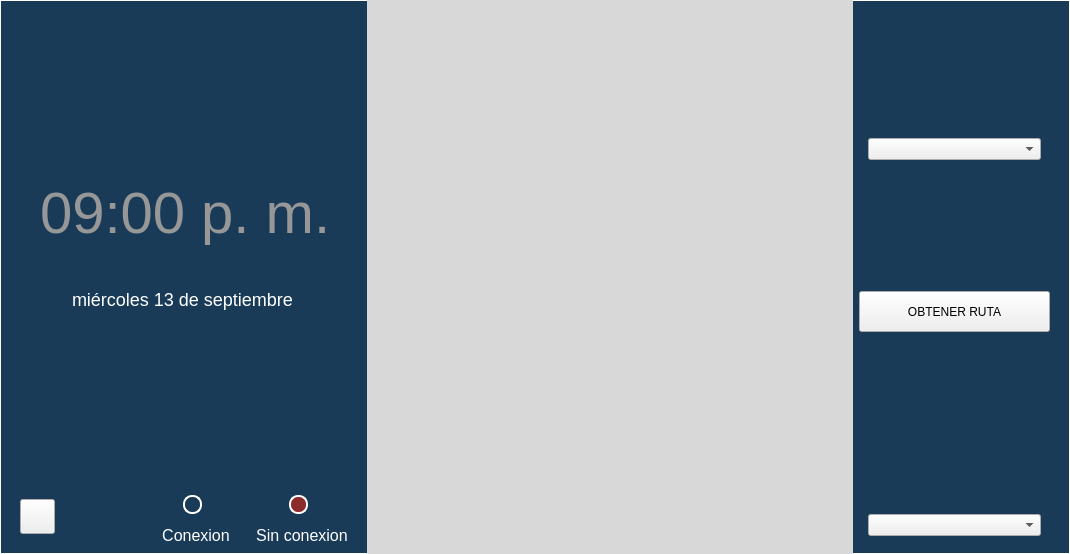
<?xml version="1.0" encoding="UTF-8"?>
<ui version="4.0">
 <class>Form</class>
 <widget class="QWidget" name="Form">
  <property name="geometry">
   <rect>
    <x>0</x>
    <y>0</y>
    <width>1070</width>
    <height>554</height>
   </rect>
  </property>
  <property name="minimumSize">
   <size>
    <width>940</width>
    <height>470</height>
   </size>
  </property>
  <property name="windowTitle">
   <string>RoniHernandez99/IoT_domotica</string>
  </property>
  <property name="windowIcon">
   <iconset>
    <normaloff>:/SISTEMA_CONTROL/IMAGENES/SISTEMA_CONTROL/RoniHernandez99_IoT_domotica_128px.ico</normaloff>
    <normalon>:/SISTEMA_CONTROL/IMAGENES/SISTEMA_CONTROL/RoniHernandez99_IoT_domotica_128px.ico</normalon>
    <disabledoff>:/SISTEMA_CONTROL/IMAGENES/SISTEMA_CONTROL/RoniHernandez99_IoT_domotica_128px.ico</disabledoff>
    <disabledon>:/SISTEMA_CONTROL/IMAGENES/SISTEMA_CONTROL/RoniHernandez99_IoT_domotica_128px.ico</disabledon>
    <activeoff>:/SISTEMA_CONTROL/IMAGENES/SISTEMA_CONTROL/RoniHernandez99_IoT_domotica_128px.ico</activeoff>
    <activeon>:/SISTEMA_CONTROL/IMAGENES/SISTEMA_CONTROL/RoniHernandez99_IoT_domotica_128px.ico</activeon>
    <selectedoff>:/SISTEMA_CONTROL/IMAGENES/SISTEMA_CONTROL/RoniHernandez99_IoT_domotica_128px.ico</selectedoff>
    <selectedon>:/SISTEMA_CONTROL/IMAGENES/SISTEMA_CONTROL/RoniHernandez99_IoT_domotica_128px.ico</selectedon>:/SISTEMA_CONTROL/IMAGENES/SISTEMA_CONTROL/RoniHernandez99_IoT_domotica_128px.ico</iconset>
  </property>
  <property name="styleSheet">
   <string notr="true">#Form{    
border:1px solid white;
background-color: #193b58;
padding:0px
}

</string>
  </property>
  <property name="locale">
   <locale language="Spanish" country="Mexico"/>
  </property>
  <layout class="QHBoxLayout" name="horizontalLayout_3">
   <property name="topMargin">
    <number>0</number>
   </property>
   <property name="bottomMargin">
    <number>0</number>
   </property>
   <item>
    <widget class="QWidget" name="widget" native="true">
     <property name="enabled">
      <bool>true</bool>
     </property>
     <property name="minimumSize">
      <size>
       <width>350</width>
       <height>420</height>
      </size>
     </property>
     <property name="maximumSize">
      <size>
       <width>300</width>
       <height>16777215</height>
      </size>
     </property>
     <layout class="QVBoxLayout" name="verticalLayout">
      <property name="rightMargin">
       <number>9</number>
      </property>
      <item>
       <widget class="QLabel" name="label_39">
        <property name="minimumSize">
         <size>
          <width>100</width>
          <height>10</height>
         </size>
        </property>
        <property name="text">
         <string/>
        </property>
       </widget>
      </item>
      <item>
       <widget class="QTimeEdit" name="timeEdit_tiempo">
        <property name="minimumSize">
         <size>
          <width>228</width>
          <height>94</height>
         </size>
        </property>
        <property name="maximumSize">
         <size>
          <width>600</width>
          <height>100</height>
         </size>
        </property>
        <property name="sizeIncrement">
         <size>
          <width>0</width>
          <height>0</height>
         </size>
        </property>
        <property name="baseSize">
         <size>
          <width>225</width>
          <height>90</height>
         </size>
        </property>
        <property name="font">
         <font>
          <family>LucidaGrande</family>
          <pointsize>-1</pointsize>
          <weight>50</weight>
          <italic>false</italic>
          <bold>false</bold>
         </font>
        </property>
        <property name="styleSheet">
         <string notr="true">QTimeEdit{ 
  opacity: 0.53;
  font-family: LucidaGrande;
  font-size: 58px;
   padding:0px;
  color: #979797;
  border: 1px solid  #193b58;
background-color: #193b58;
}

</string>
        </property>
        <property name="locale">
         <locale language="Spanish" country="Mexico"/>
        </property>
        <property name="wrapping">
         <bool>false</bool>
        </property>
        <property name="alignment">
         <set>Qt::AlignCenter</set>
        </property>
        <property name="readOnly">
         <bool>true</bool>
        </property>
        <property name="buttonSymbols">
         <enum>QAbstractSpinBox::NoButtons</enum>
        </property>
        <property name="accelerated">
         <bool>false</bool>
        </property>
        <property name="correctionMode">
         <enum>QAbstractSpinBox::CorrectToPreviousValue</enum>
        </property>
        <property name="keyboardTracking">
         <bool>true</bool>
        </property>
        <property name="showGroupSeparator" stdset="0">
         <bool>false</bool>
        </property>
        <property name="dateTime">
         <datetime>
          <hour>21</hour>
          <minute>0</minute>
          <second>0</second>
          <year>2000</year>
          <month>1</month>
          <day>1</day>
         </datetime>
        </property>
        <property name="currentSection">
         <enum>QDateTimeEdit::HourSection</enum>
        </property>
        <property name="displayFormat">
         <string>hh:mm a</string>
        </property>
        <property name="calendarPopup">
         <bool>false</bool>
        </property>
        <property name="time">
         <time>
          <hour>21</hour>
          <minute>0</minute>
          <second>0</second>
         </time>
        </property>
       </widget>
      </item>
      <item>
       <widget class="QDateEdit" name="dateEdit_fecha">
        <property name="minimumSize">
         <size>
          <width>200</width>
          <height>40</height>
         </size>
        </property>
        <property name="maximumSize">
         <size>
          <width>600</width>
          <height>60</height>
         </size>
        </property>
        <property name="sizeIncrement">
         <size>
          <width>0</width>
          <height>0</height>
         </size>
        </property>
        <property name="baseSize">
         <size>
          <width>200</width>
          <height>40</height>
         </size>
        </property>
        <property name="font">
         <font>
          <family>LucidaGrande</family>
          <pointsize>-1</pointsize>
          <weight>50</weight>
          <italic>false</italic>
          <bold>false</bold>
         </font>
        </property>
        <property name="styleSheet">
         <string notr="true">  font-family: LucidaGrande;
  font-size: 18px;
  font-weight: normal;
  font-stretch: normal;
  font-style: normal;
  line-height: normal;
  letter-spacing: normal;
  color: #ffffff;
  border: 1px solid  #193b58; 
background-color: #193b58;
 /*font-weight: bold;*/</string>
        </property>
        <property name="locale">
         <locale language="Spanish" country="Mexico"/>
        </property>
        <property name="alignment">
         <set>Qt::AlignCenter</set>
        </property>
        <property name="readOnly">
         <bool>true</bool>
        </property>
        <property name="buttonSymbols">
         <enum>QAbstractSpinBox::NoButtons</enum>
        </property>
        <property name="showGroupSeparator" stdset="0">
         <bool>false</bool>
        </property>
        <property name="dateTime">
         <datetime>
          <hour>0</hour>
          <minute>0</minute>
          <second>0</second>
          <year>2000</year>
          <month>9</month>
          <day>13</day>
         </datetime>
        </property>
        <property name="displayFormat">
         <string>dddd dd 'de' MMMM </string>
        </property>
        <property name="calendarPopup">
         <bool>false</bool>
        </property>
       </widget>
      </item>
      <item>
       <widget class="QLabel" name="label_41">
        <property name="minimumSize">
         <size>
          <width>100</width>
          <height>10</height>
         </size>
        </property>
        <property name="text">
         <string/>
        </property>
       </widget>
      </item>
      <item>
       <layout class="QHBoxLayout" name="horizontalLayout_14">
        <item>
         <widget class="QPushButton" name="btn_info">
          <property name="minimumSize">
           <size>
            <width>25</width>
            <height>25</height>
           </size>
          </property>
          <property name="maximumSize">
           <size>
            <width>35</width>
            <height>35</height>
           </size>
          </property>
          <property name="sizeIncrement">
           <size>
            <width>0</width>
            <height>0</height>
           </size>
          </property>
          <property name="baseSize">
           <size>
            <width>25</width>
            <height>25</height>
           </size>
          </property>
          <property name="styleSheet">
           <string notr="true">QPushButton {
border-image:url(:/iconos_estandar/multimedia/imagenes/estandar/info_off.png);
 }

QPushButton:hover {
border-image:url(:/iconos_estandar/multimedia/imagenes/estandar/info_on.png);;
}

QPushButton:pressed {
border-image:url(:/iconos_estandar/multimedia/imagenes/estandar/info_off.png);
}</string>
          </property>
          <property name="text">
           <string/>
          </property>
         </widget>
        </item>
        <item>
         <widget class="QLabel" name="label_18">
          <property name="text">
           <string/>
          </property>
         </widget>
        </item>
        <item>
         <layout class="QVBoxLayout" name="verticalLayout_5">
          <item alignment="Qt::AlignHCenter">
           <widget class="QRadioButton" name="rb_controlManual">
            <property name="minimumSize">
             <size>
              <width>20</width>
              <height>20</height>
             </size>
            </property>
            <property name="maximumSize">
             <size>
              <width>30</width>
              <height>30</height>
             </size>
            </property>
            <property name="sizeIncrement">
             <size>
              <width>0</width>
              <height>0</height>
             </size>
            </property>
            <property name="baseSize">
             <size>
              <width>20</width>
              <height>20</height>
             </size>
            </property>
            <property name="font">
             <font>
              <pointsize>14</pointsize>
             </font>
            </property>
            <property name="styleSheet">
             <string notr="true">QRadioButton {

}

QRadioButton::indicator {
    width:                  15px;
    height:                 15px;
    border-radius:          9px;
}

QRadioButton::indicator:checked {
    background-color:        #8c2b2b; 
    border:                 2px solid white;
}

QRadioButton::indicator:unchecked {
    background-color:       #193b58;
    border:                 2px solid white;
}
</string>
            </property>
            <property name="text">
             <string/>
            </property>
           </widget>
          </item>
          <item>
           <widget class="QLabel" name="label_6">
            <property name="minimumSize">
             <size>
              <width>100</width>
              <height>20</height>
             </size>
            </property>
            <property name="maximumSize">
             <size>
              <width>70</width>
              <height>20</height>
             </size>
            </property>
            <property name="font">
             <font>
              <family>LucidaGrande</family>
              <pointsize>-1</pointsize>
              <weight>50</weight>
              <italic>false</italic>
              <bold>false</bold>
             </font>
            </property>
            <property name="styleSheet">
             <string notr="true">  font-family: LucidaGrande;
  font-size: 16px;
  font-weight: normal;
  font-stretch: normal;
  font-style: normal;
  line-height: normal;
  letter-spacing: normal;
  color: #ffffff;
  border: 1px solid  #193b58; 
background-color: #193b58;
 /*font-weight: bold;*/</string>
            </property>
            <property name="text">
             <string>Conexion</string>
            </property>
            <property name="alignment">
             <set>Qt::AlignCenter</set>
            </property>
           </widget>
          </item>
         </layout>
        </item>
        <item>
         <layout class="QVBoxLayout" name="verticalLayout_6">
          <item alignment="Qt::AlignHCenter">
           <widget class="QRadioButton" name="rb_controlAutomatico">
            <property name="minimumSize">
             <size>
              <width>20</width>
              <height>20</height>
             </size>
            </property>
            <property name="maximumSize">
             <size>
              <width>30</width>
              <height>30</height>
             </size>
            </property>
            <property name="sizeIncrement">
             <size>
              <width>0</width>
              <height>0</height>
             </size>
            </property>
            <property name="baseSize">
             <size>
              <width>20</width>
              <height>20</height>
             </size>
            </property>
            <property name="font">
             <font>
              <pointsize>14</pointsize>
             </font>
            </property>
            <property name="styleSheet">
             <string notr="true">QRadioButton {

}

QRadioButton::indicator {
    width:                  15px;
    height:                 15px;
    border-radius:          9px;
}

QRadioButton::indicator:checked {
    background-color:        #8c2b2b; 
    border:                 2px solid white;
}

QRadioButton::indicator:unchecked {
    background-color:       #193b58; ;
    border:                 2px solid white;
}
</string>
            </property>
            <property name="text">
             <string/>
            </property>
            <property name="checked">
             <bool>true</bool>
            </property>
           </widget>
          </item>
          <item>
           <widget class="QLabel" name="label_10">
            <property name="minimumSize">
             <size>
              <width>100</width>
              <height>20</height>
             </size>
            </property>
            <property name="maximumSize">
             <size>
              <width>70</width>
              <height>20</height>
             </size>
            </property>
            <property name="font">
             <font>
              <family>LucidaGrande</family>
              <pointsize>-1</pointsize>
              <weight>50</weight>
              <italic>false</italic>
              <bold>false</bold>
             </font>
            </property>
            <property name="styleSheet">
             <string notr="true">  font-family: LucidaGrande;
  font-size: 16px;
  font-weight: normal;
  font-stretch: normal;
  font-style: normal;
  line-height: normal;
  letter-spacing: normal;
  color: #ffffff;
  border: 1px solid  #193b58; 
background-color: #193b58;</string>
            </property>
            <property name="text">
             <string>Sin conexion</string>
            </property>
            <property name="alignment">
             <set>Qt::AlignCenter</set>
            </property>
           </widget>
          </item>
         </layout>
        </item>
       </layout>
      </item>
     </layout>
    </widget>
   </item>
   <item>
    <widget class="QWidget" name="widget_alarmasNotas" native="true">
     <property name="minimumSize">
      <size>
       <width>410</width>
       <height>410</height>
      </size>
     </property>
     <property name="styleSheet">
      <string notr="true">#widget_alarmasNotas{
margin:0px;
background-color:#d8d8d8;
padding: 50px 50px 50px 50px;
}</string>
     </property>
     <layout class="QVBoxLayout" name="verticalLayout_2">
      <property name="spacing">
       <number>0</number>
      </property>
      <property name="sizeConstraint">
       <enum>QLayout::SetMaximumSize</enum>
      </property>
      <property name="leftMargin">
       <number>26</number>
      </property>
      <property name="topMargin">
       <number>26</number>
      </property>
      <property name="rightMargin">
       <number>26</number>
      </property>
      <property name="bottomMargin">
       <number>26</number>
      </property>
      <item>
       <widget class="QStackedWidget" name="stack_notas">
        <property name="minimumSize">
         <size>
          <width>380</width>
          <height>160</height>
         </size>
        </property>
        <property name="maximumSize">
         <size>
          <width>16777215</width>
          <height>16777215</height>
         </size>
        </property>
        <property name="baseSize">
         <size>
          <width>380</width>
          <height>160</height>
         </size>
        </property>
        <property name="contextMenuPolicy">
         <enum>Qt::DefaultContextMenu</enum>
        </property>
        <property name="toolTipDuration">
         <number>0</number>
        </property>
        <property name="styleSheet">
         <string notr="true">QStackedWidget#stack_notas{
padding:0px;
background-color: #d8d8d8;
/*border-radius: 20%;*/
margin: 0px;
}


QWidget{
background-color: rgb(255, 255, 255);
margin:0px;
padding:0px;
background-color: #d8d8d8;
}


*{
background-color: #d8d8d8;
/*border-radius: 20%*/;
margin: 0px;
}





</string>
        </property>
        <property name="frameShape">
         <enum>QFrame::NoFrame</enum>
        </property>
        <property name="frameShadow">
         <enum>QFrame::Plain</enum>
        </property>
        <property name="currentIndex">
         <number>-1</number>
        </property>
       </widget>
      </item>
     </layout>
    </widget>
   </item>
   <item>
    <widget class="QWidget" name="widget_2" native="true">
     <property name="minimumSize">
      <size>
       <width>130</width>
       <height>0</height>
      </size>
     </property>
     <property name="maximumSize">
      <size>
       <width>200</width>
       <height>16777215</height>
      </size>
     </property>
     <layout class="QVBoxLayout" name="verticalLayout_4">
      <property name="leftMargin">
       <number>0</number>
      </property>
      <item>
       <widget class="QWidget" name="widget_3" native="true">
        <property name="minimumSize">
         <size>
          <width>100</width>
          <height>160</height>
         </size>
        </property>
        <property name="maximumSize">
         <size>
          <width>1000000</width>
          <height>1000000</height>
         </size>
        </property>
        <property name="baseSize">
         <size>
          <width>100</width>
          <height>160</height>
         </size>
        </property>
        <layout class="QVBoxLayout" name="verticalLayout_3">
         <item>
          <widget class="QLabel" name="bel_estadoFoco">
           <property name="minimumSize">
            <size>
             <width>70</width>
             <height>60</height>
            </size>
           </property>
           <property name="maximumSize">
            <size>
             <width>160</width>
             <height>150</height>
            </size>
           </property>
           <property name="sizeIncrement">
            <size>
             <width>0</width>
             <height>0</height>
            </size>
           </property>
           <property name="baseSize">
            <size>
             <width>60</width>
             <height>50</height>
            </size>
           </property>
           <property name="styleSheet">
            <string notr="true">image: url(:/estaciones_metro/multimedia/imagenes/estaciones_metro/todas/observatorio.png);</string>
           </property>
           <property name="text">
            <string/>
           </property>
          </widget>
         </item>
         <item>
          <layout class="QHBoxLayout" name="horizontalLayout_2">
           <item>
            <widget class="QComboBox" name="cmb_box_origen">
             <property name="sizePolicy">
              <sizepolicy hsizetype="Expanding" vsizetype="Fixed">
               <horstretch>0</horstretch>
               <verstretch>0</verstretch>
              </sizepolicy>
             </property>
            </widget>
           </item>
          </layout>
         </item>
        </layout>
       </widget>
      </item>
      <item>
       <widget class="QLabel" name="label">
        <property name="minimumSize">
         <size>
          <width>0</width>
          <height>110</height>
         </size>
        </property>
        <property name="text">
         <string/>
        </property>
       </widget>
      </item>
      <item>
       <widget class="QPushButton" name="btn_buscar">
        <property name="sizePolicy">
         <sizepolicy hsizetype="Preferred" vsizetype="Preferred">
          <horstretch>0</horstretch>
          <verstretch>0</verstretch>
         </sizepolicy>
        </property>
        <property name="text">
         <string>OBTENER RUTA</string>
        </property>
       </widget>
      </item>
      <item>
       <widget class="QLabel" name="label_2">
        <property name="text">
         <string/>
        </property>
       </widget>
      </item>
      <item>
       <widget class="QWidget" name="widget_5" native="true">
        <property name="minimumSize">
         <size>
          <width>100</width>
          <height>160</height>
         </size>
        </property>
        <property name="sizeIncrement">
         <size>
          <width>100</width>
          <height>160</height>
         </size>
        </property>
        <layout class="QVBoxLayout" name="verticalLayout_8">
         <item>
          <widget class="QLabel" name="bel_estadoVenti">
           <property name="minimumSize">
            <size>
             <width>63</width>
             <height>63</height>
            </size>
           </property>
           <property name="maximumSize">
            <size>
             <width>150</width>
             <height>150</height>
            </size>
           </property>
           <property name="baseSize">
            <size>
             <width>63</width>
             <height>63</height>
            </size>
           </property>
           <property name="styleSheet">
            <string notr="true">image: url(:/estaciones_metro/multimedia/imagenes/estaciones_metro/todas/sanlazaro.png);</string>
           </property>
           <property name="text">
            <string/>
           </property>
          </widget>
         </item>
         <item>
          <layout class="QHBoxLayout" name="horizontalLayout">
           <item>
            <widget class="QComboBox" name="cmb_box_destino">
             <property name="sizePolicy">
              <sizepolicy hsizetype="Expanding" vsizetype="Fixed">
               <horstretch>0</horstretch>
               <verstretch>0</verstretch>
              </sizepolicy>
             </property>
            </widget>
           </item>
          </layout>
         </item>
        </layout>
       </widget>
      </item>
     </layout>
    </widget>
   </item>
  </layout>
 </widget>
 <resources>
  <include location="../../images.qrc"/>
 </resources>
 <connections/>
</ui>
